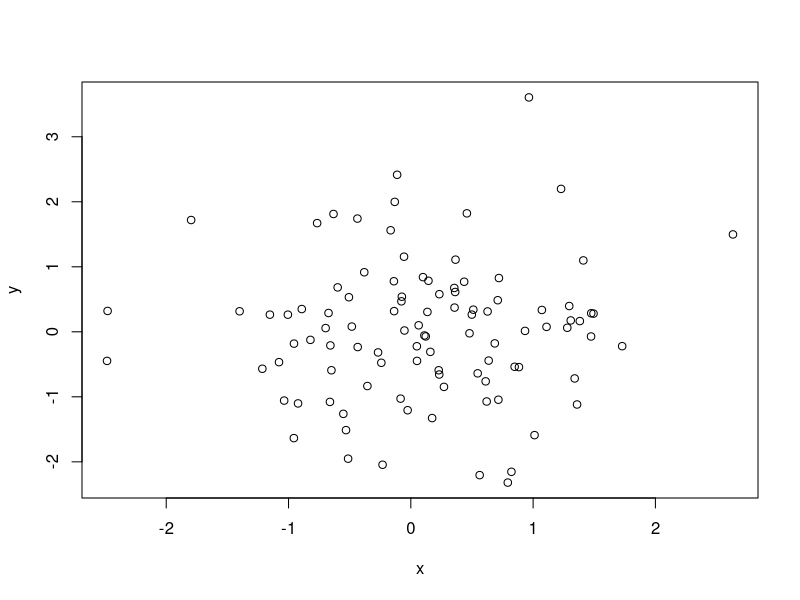

The R source for this figure: (Note: this script raises an error after producing the figure.)
## ---- chunk 1
knitr::opts_chunk$set(echo = TRUE,
                      error = TRUE)
## ---- chunk 2
x <- rnorm(100)
y <- rnorm(100)
plot(x,y)
## ---- chunk 3
plot(x,z)
